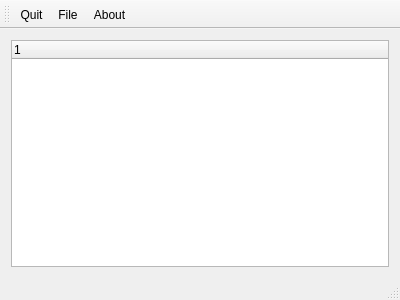
<?xml version="1.0" encoding="UTF-8"?>
<ui version="4.0">
 <class>MainWindow</class>
 <widget class="QMainWindow" name="MainWindow">
  <property name="geometry">
   <rect>
    <x>0</x>
    <y>0</y>
    <width>400</width>
    <height>300</height>
   </rect>
  </property>
  <property name="windowTitle">
   <string>qIffTool</string>
  </property>
  <widget class="QWidget" name="centralWidget">
   <layout class="QVBoxLayout" name="verticalLayout_2">
    <item>
     <layout class="QVBoxLayout" name="verticalLayout">
      <item>
       <widget class="QTreeWidget" name="treeWidget">
        <column>
         <property name="text">
          <string notr="true">1</string>
         </property>
        </column>
       </widget>
      </item>
     </layout>
    </item>
   </layout>
  </widget>
  <widget class="QToolBar" name="mainToolBar">
   <attribute name="toolBarArea">
    <enum>TopToolBarArea</enum>
   </attribute>
   <attribute name="toolBarBreak">
    <bool>false</bool>
   </attribute>
   <addaction name="actionQuit"/>
   <addaction name="actionFile"/>
   <addaction name="actionAbout"/>
  </widget>
  <widget class="QStatusBar" name="statusBar"/>
  <action name="actionQuit">
   <property name="text">
    <string>Quit</string>
   </property>
   <property name="shortcut">
    <string>Esc</string>
   </property>
  </action>
  <action name="actionFile">
   <property name="text">
    <string>File</string>
   </property>
   <property name="shortcut">
    <string>F</string>
   </property>
  </action>
  <action name="actionAbout">
   <property name="text">
    <string>About</string>
   </property>
   <property name="shortcut">
    <string>?</string>
   </property>
  </action>
 </widget>
 <layoutdefault spacing="6" margin="11"/>
 <resources/>
 <connections>
  <connection>
   <sender>actionQuit</sender>
   <signal>triggered()</signal>
   <receiver>MainWindow</receiver>
   <slot>close()</slot>
   <hints>
    <hint type="sourcelabel">
     <x>-1</x>
     <y>-1</y>
    </hint>
    <hint type="destinationlabel">
     <x>199</x>
     <y>149</y>
    </hint>
   </hints>
  </connection>
 </connections>
</ui>
